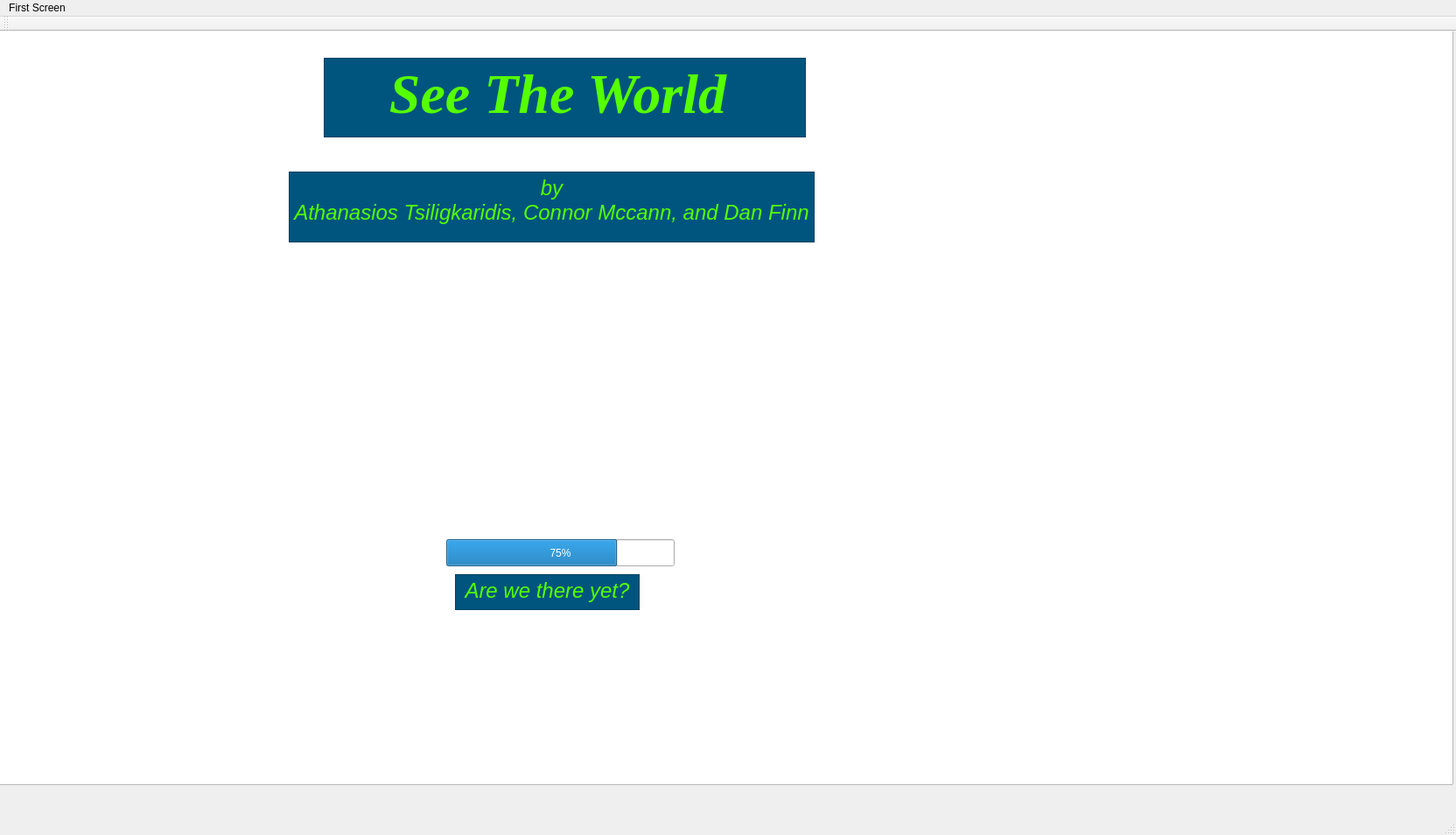
<?xml version="1.0" encoding="UTF-8"?>
<ui version="4.0">
 <class>MainWindow</class>
 <widget class="QMainWindow" name="MainWindow">
  <property name="geometry">
   <rect>
    <x>0</x>
    <y>0</y>
    <width>1664</width>
    <height>954</height>
   </rect>
  </property>
  <property name="windowTitle">
   <string>MainWindow</string>
  </property>
  <widget class="QWidget" name="centralWidget">
   <widget class="QTextEdit" name="textEdit">
    <property name="geometry">
     <rect>
      <x>370</x>
      <y>30</y>
      <width>551</width>
      <height>91</height>
     </rect>
    </property>
    <property name="palette">
     <palette>
      <active>
       <colorrole role="WindowText">
        <brush brushstyle="SolidPattern">
         <color alpha="255">
          <red>0</red>
          <green>0</green>
          <blue>0</blue>
         </color>
        </brush>
       </colorrole>
       <colorrole role="Button">
        <brush brushstyle="SolidPattern">
         <color alpha="255">
          <red>0</red>
          <green>85</green>
          <blue>127</blue>
         </color>
        </brush>
       </colorrole>
       <colorrole role="Light">
        <brush brushstyle="SolidPattern">
         <color alpha="255">
          <red>255</red>
          <green>255</green>
          <blue>255</blue>
         </color>
        </brush>
       </colorrole>
       <colorrole role="Midlight">
        <brush brushstyle="SolidPattern">
         <color alpha="255">
          <red>255</red>
          <green>255</green>
          <blue>255</blue>
         </color>
        </brush>
       </colorrole>
       <colorrole role="Dark">
        <brush brushstyle="SolidPattern">
         <color alpha="255">
          <red>127</red>
          <green>127</green>
          <blue>127</blue>
         </color>
        </brush>
       </colorrole>
       <colorrole role="Mid">
        <brush brushstyle="SolidPattern">
         <color alpha="255">
          <red>170</red>
          <green>170</green>
          <blue>170</blue>
         </color>
        </brush>
       </colorrole>
       <colorrole role="Text">
        <brush brushstyle="SolidPattern">
         <color alpha="255">
          <red>0</red>
          <green>0</green>
          <blue>0</blue>
         </color>
        </brush>
       </colorrole>
       <colorrole role="BrightText">
        <brush brushstyle="SolidPattern">
         <color alpha="255">
          <red>255</red>
          <green>255</green>
          <blue>255</blue>
         </color>
        </brush>
       </colorrole>
       <colorrole role="ButtonText">
        <brush brushstyle="SolidPattern">
         <color alpha="255">
          <red>0</red>
          <green>0</green>
          <blue>0</blue>
         </color>
        </brush>
       </colorrole>
       <colorrole role="Base">
        <brush brushstyle="SolidPattern">
         <color alpha="255">
          <red>0</red>
          <green>85</green>
          <blue>127</blue>
         </color>
        </brush>
       </colorrole>
       <colorrole role="Window">
        <brush brushstyle="SolidPattern">
         <color alpha="255">
          <red>0</red>
          <green>85</green>
          <blue>127</blue>
         </color>
        </brush>
       </colorrole>
       <colorrole role="Shadow">
        <brush brushstyle="SolidPattern">
         <color alpha="255">
          <red>0</red>
          <green>0</green>
          <blue>0</blue>
         </color>
        </brush>
       </colorrole>
       <colorrole role="AlternateBase">
        <brush brushstyle="SolidPattern">
         <color alpha="255">
          <red>255</red>
          <green>255</green>
          <blue>255</blue>
         </color>
        </brush>
       </colorrole>
       <colorrole role="ToolTipBase">
        <brush brushstyle="SolidPattern">
         <color alpha="255">
          <red>255</red>
          <green>255</green>
          <blue>220</blue>
         </color>
        </brush>
       </colorrole>
       <colorrole role="ToolTipText">
        <brush brushstyle="SolidPattern">
         <color alpha="255">
          <red>0</red>
          <green>0</green>
          <blue>0</blue>
         </color>
        </brush>
       </colorrole>
      </active>
      <inactive>
       <colorrole role="WindowText">
        <brush brushstyle="SolidPattern">
         <color alpha="255">
          <red>0</red>
          <green>0</green>
          <blue>0</blue>
         </color>
        </brush>
       </colorrole>
       <colorrole role="Button">
        <brush brushstyle="SolidPattern">
         <color alpha="255">
          <red>0</red>
          <green>85</green>
          <blue>127</blue>
         </color>
        </brush>
       </colorrole>
       <colorrole role="Light">
        <brush brushstyle="SolidPattern">
         <color alpha="255">
          <red>255</red>
          <green>255</green>
          <blue>255</blue>
         </color>
        </brush>
       </colorrole>
       <colorrole role="Midlight">
        <brush brushstyle="SolidPattern">
         <color alpha="255">
          <red>255</red>
          <green>255</green>
          <blue>255</blue>
         </color>
        </brush>
       </colorrole>
       <colorrole role="Dark">
        <brush brushstyle="SolidPattern">
         <color alpha="255">
          <red>127</red>
          <green>127</green>
          <blue>127</blue>
         </color>
        </brush>
       </colorrole>
       <colorrole role="Mid">
        <brush brushstyle="SolidPattern">
         <color alpha="255">
          <red>170</red>
          <green>170</green>
          <blue>170</blue>
         </color>
        </brush>
       </colorrole>
       <colorrole role="Text">
        <brush brushstyle="SolidPattern">
         <color alpha="255">
          <red>0</red>
          <green>0</green>
          <blue>0</blue>
         </color>
        </brush>
       </colorrole>
       <colorrole role="BrightText">
        <brush brushstyle="SolidPattern">
         <color alpha="255">
          <red>255</red>
          <green>255</green>
          <blue>255</blue>
         </color>
        </brush>
       </colorrole>
       <colorrole role="ButtonText">
        <brush brushstyle="SolidPattern">
         <color alpha="255">
          <red>0</red>
          <green>0</green>
          <blue>0</blue>
         </color>
        </brush>
       </colorrole>
       <colorrole role="Base">
        <brush brushstyle="SolidPattern">
         <color alpha="255">
          <red>0</red>
          <green>85</green>
          <blue>127</blue>
         </color>
        </brush>
       </colorrole>
       <colorrole role="Window">
        <brush brushstyle="SolidPattern">
         <color alpha="255">
          <red>0</red>
          <green>85</green>
          <blue>127</blue>
         </color>
        </brush>
       </colorrole>
       <colorrole role="Shadow">
        <brush brushstyle="SolidPattern">
         <color alpha="255">
          <red>0</red>
          <green>0</green>
          <blue>0</blue>
         </color>
        </brush>
       </colorrole>
       <colorrole role="AlternateBase">
        <brush brushstyle="SolidPattern">
         <color alpha="255">
          <red>255</red>
          <green>255</green>
          <blue>255</blue>
         </color>
        </brush>
       </colorrole>
       <colorrole role="ToolTipBase">
        <brush brushstyle="SolidPattern">
         <color alpha="255">
          <red>255</red>
          <green>255</green>
          <blue>220</blue>
         </color>
        </brush>
       </colorrole>
       <colorrole role="ToolTipText">
        <brush brushstyle="SolidPattern">
         <color alpha="255">
          <red>0</red>
          <green>0</green>
          <blue>0</blue>
         </color>
        </brush>
       </colorrole>
      </inactive>
      <disabled>
       <colorrole role="WindowText">
        <brush brushstyle="SolidPattern">
         <color alpha="255">
          <red>127</red>
          <green>127</green>
          <blue>127</blue>
         </color>
        </brush>
       </colorrole>
       <colorrole role="Button">
        <brush brushstyle="SolidPattern">
         <color alpha="255">
          <red>0</red>
          <green>85</green>
          <blue>127</blue>
         </color>
        </brush>
       </colorrole>
       <colorrole role="Light">
        <brush brushstyle="SolidPattern">
         <color alpha="255">
          <red>255</red>
          <green>255</green>
          <blue>255</blue>
         </color>
        </brush>
       </colorrole>
       <colorrole role="Midlight">
        <brush brushstyle="SolidPattern">
         <color alpha="255">
          <red>255</red>
          <green>255</green>
          <blue>255</blue>
         </color>
        </brush>
       </colorrole>
       <colorrole role="Dark">
        <brush brushstyle="SolidPattern">
         <color alpha="255">
          <red>127</red>
          <green>127</green>
          <blue>127</blue>
         </color>
        </brush>
       </colorrole>
       <colorrole role="Mid">
        <brush brushstyle="SolidPattern">
         <color alpha="255">
          <red>170</red>
          <green>170</green>
          <blue>170</blue>
         </color>
        </brush>
       </colorrole>
       <colorrole role="Text">
        <brush brushstyle="SolidPattern">
         <color alpha="255">
          <red>127</red>
          <green>127</green>
          <blue>127</blue>
         </color>
        </brush>
       </colorrole>
       <colorrole role="BrightText">
        <brush brushstyle="SolidPattern">
         <color alpha="255">
          <red>255</red>
          <green>255</green>
          <blue>255</blue>
         </color>
        </brush>
       </colorrole>
       <colorrole role="ButtonText">
        <brush brushstyle="SolidPattern">
         <color alpha="255">
          <red>127</red>
          <green>127</green>
          <blue>127</blue>
         </color>
        </brush>
       </colorrole>
       <colorrole role="Base">
        <brush brushstyle="SolidPattern">
         <color alpha="255">
          <red>0</red>
          <green>85</green>
          <blue>127</blue>
         </color>
        </brush>
       </colorrole>
       <colorrole role="Window">
        <brush brushstyle="SolidPattern">
         <color alpha="255">
          <red>0</red>
          <green>85</green>
          <blue>127</blue>
         </color>
        </brush>
       </colorrole>
       <colorrole role="Shadow">
        <brush brushstyle="SolidPattern">
         <color alpha="255">
          <red>0</red>
          <green>0</green>
          <blue>0</blue>
         </color>
        </brush>
       </colorrole>
       <colorrole role="AlternateBase">
        <brush brushstyle="SolidPattern">
         <color alpha="255">
          <red>255</red>
          <green>255</green>
          <blue>255</blue>
         </color>
        </brush>
       </colorrole>
       <colorrole role="ToolTipBase">
        <brush brushstyle="SolidPattern">
         <color alpha="255">
          <red>255</red>
          <green>255</green>
          <blue>220</blue>
         </color>
        </brush>
       </colorrole>
       <colorrole role="ToolTipText">
        <brush brushstyle="SolidPattern">
         <color alpha="255">
          <red>0</red>
          <green>0</green>
          <blue>0</blue>
         </color>
        </brush>
       </colorrole>
      </disabled>
     </palette>
    </property>
    <property name="font">
     <font>
      <family>Times New Roman</family>
     </font>
    </property>
    <property name="mouseTracking">
     <bool>false</bool>
    </property>
    <property name="styleSheet">
     <string notr="true">
background-color: rgb(0, 85, 127);
border-color: rgb(0, 255, 255);</string>
    </property>
    <property name="html">
     <string>&lt;!DOCTYPE HTML PUBLIC &quot;-//W3C//DTD HTML 4.0//EN&quot; &quot;http://www.w3.org/TR/REC-html40/strict.dtd&quot;&gt;
&lt;html&gt;&lt;head&gt;&lt;meta name=&quot;qrichtext&quot; content=&quot;1&quot; /&gt;&lt;style type=&quot;text/css&quot;&gt;
p, li { white-space: pre-wrap; }
&lt;/style&gt;&lt;/head&gt;&lt;body style=&quot; font-family:'Times New Roman'; font-size:8.25pt; font-weight:400; font-style:normal;&quot;&gt;
&lt;p align=&quot;center&quot; style=&quot; margin-top:0px; margin-bottom:0px; margin-left:0px; margin-right:0px; -qt-block-indent:0; text-indent:0px;&quot;&gt;&lt;span style=&quot; font-size:48pt; font-weight:600; font-style:italic; color:#55ff00;&quot;&gt;See The World &lt;/span&gt;&lt;/p&gt;&lt;/body&gt;&lt;/html&gt;</string>
    </property>
   </widget>
   <widget class="QTextEdit" name="textEdit_3">
    <property name="geometry">
     <rect>
      <x>330</x>
      <y>160</y>
      <width>601</width>
      <height>81</height>
     </rect>
    </property>
    <property name="styleSheet">
     <string notr="true">background-color: rgb(0, 85, 127);</string>
    </property>
    <property name="html">
     <string>&lt;!DOCTYPE HTML PUBLIC &quot;-//W3C//DTD HTML 4.0//EN&quot; &quot;http://www.w3.org/TR/REC-html40/strict.dtd&quot;&gt;
&lt;html&gt;&lt;head&gt;&lt;meta name=&quot;qrichtext&quot; content=&quot;1&quot; /&gt;&lt;style type=&quot;text/css&quot;&gt;
p, li { white-space: pre-wrap; }
&lt;/style&gt;&lt;/head&gt;&lt;body style=&quot; font-family:'MS Shell Dlg 2'; font-size:8.25pt; font-weight:400; font-style:normal;&quot;&gt;
&lt;p align=&quot;center&quot; style=&quot; margin-top:0px; margin-bottom:0px; margin-left:0px; margin-right:0px; -qt-block-indent:0; text-indent:0px;&quot;&gt;&lt;span style=&quot; font-size:18pt; font-style:italic; color:#55ff00;&quot;&gt;by&lt;/span&gt;&lt;/p&gt;
&lt;p align=&quot;center&quot; style=&quot; margin-top:0px; margin-bottom:0px; margin-left:0px; margin-right:0px; -qt-block-indent:0; text-indent:0px;&quot;&gt;&lt;span style=&quot; font-size:18pt; font-style:italic; color:#55ff00;&quot;&gt;Athanasios Tsiligkaridis, Connor Mccann, and Dan Finn&lt;/span&gt;&lt;/p&gt;&lt;/body&gt;&lt;/html&gt;</string>
    </property>
   </widget>
   <widget class="QProgressBar" name="progressBar">
    <property name="geometry">
     <rect>
      <x>510</x>
      <y>580</y>
      <width>261</width>
      <height>31</height>
     </rect>
    </property>
    <property name="value">
     <number>75</number>
    </property>
   </widget>
   <widget class="QTextEdit" name="textEdit_5">
    <property name="geometry">
     <rect>
      <x>-290</x>
      <y>-160</y>
      <width>1951</width>
      <height>1021</height>
     </rect>
    </property>
    <property name="styleSheet">
     <string notr="true">background-image: url(:/new/prefix1/TheWorld.jpg);</string>
    </property>
   </widget>
   <widget class="QTextEdit" name="textEdit_6">
    <property name="geometry">
     <rect>
      <x>520</x>
      <y>620</y>
      <width>211</width>
      <height>41</height>
     </rect>
    </property>
    <property name="styleSheet">
     <string notr="true">background-color: rgb(0, 85, 127);</string>
    </property>
    <property name="html">
     <string>&lt;!DOCTYPE HTML PUBLIC &quot;-//W3C//DTD HTML 4.0//EN&quot; &quot;http://www.w3.org/TR/REC-html40/strict.dtd&quot;&gt;
&lt;html&gt;&lt;head&gt;&lt;meta name=&quot;qrichtext&quot; content=&quot;1&quot; /&gt;&lt;style type=&quot;text/css&quot;&gt;
p, li { white-space: pre-wrap; }
&lt;/style&gt;&lt;/head&gt;&lt;body style=&quot; font-family:'MS Shell Dlg 2'; font-size:8.25pt; font-weight:400; font-style:normal;&quot;&gt;
&lt;p align=&quot;center&quot; style=&quot; margin-top:0px; margin-bottom:0px; margin-left:0px; margin-right:0px; -qt-block-indent:0; text-indent:0px;&quot;&gt;&lt;span style=&quot; font-size:18pt; font-style:italic; color:#55ff00;&quot;&gt;Are we there yet?&lt;/span&gt;&lt;/p&gt;&lt;/body&gt;&lt;/html&gt;</string>
    </property>
   </widget>
   <zorder>textEdit_5</zorder>
   <zorder>textEdit</zorder>
   <zorder>textEdit_3</zorder>
   <zorder>progressBar</zorder>
   <zorder>textEdit_6</zorder>
  </widget>
  <widget class="QMenuBar" name="menuBar">
   <property name="geometry">
    <rect>
     <x>0</x>
     <y>0</y>
     <width>1664</width>
     <height>21</height>
    </rect>
   </property>
   <widget class="QMenu" name="menuFirst_Screen">
    <property name="title">
     <string>First Screen</string>
    </property>
   </widget>
   <addaction name="menuFirst_Screen"/>
  </widget>
  <widget class="QToolBar" name="mainToolBar">
   <attribute name="toolBarArea">
    <enum>TopToolBarArea</enum>
   </attribute>
   <attribute name="toolBarBreak">
    <bool>false</bool>
   </attribute>
  </widget>
  <widget class="QStatusBar" name="statusBar"/>
 </widget>
 <layoutdefault spacing="6" margin="11"/>
 <resources/>
 <connections/>
</ui>
